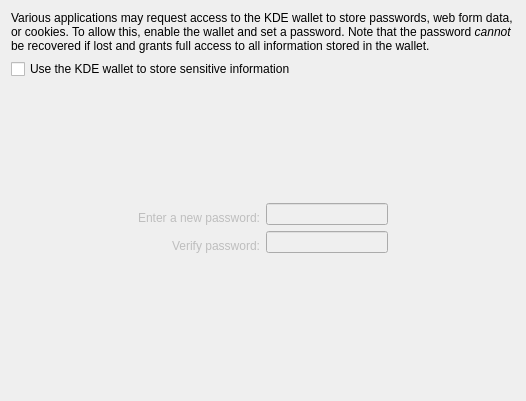
<ui version="4.0" >
 <class>KWalletWizardPagePassword</class>
 <widget class="QWidget" name="KWalletWizardPagePassword" >
  <property name="geometry" >
   <rect>
    <x>0</x>
    <y>0</y>
    <width>526</width>
    <height>401</height>
   </rect>
  </property>
  <layout class="QGridLayout" >
   <item row="0" column="0" colspan="4" >
    <widget class="QLabel" name="textLabel3" >
     <property name="text" >
      <string>Various applications may request access to the KDE wallet to store passwords, web form data, or cookies. To allow this, enable the wallet and set a password. Note that the password &lt;i>cannot&lt;/i> be recovered if lost and grants full access to all information stored in the wallet.</string>
     </property>
     <property name="textFormat" >
      <enum>Qt::RichText</enum>
     </property>
     <property name="wordWrap" >
      <bool>true</bool>
     </property>
    </widget>
   </item>
   <item row="1" column="0" colspan="4" >
    <widget class="QCheckBox" name="_useWallet" >
     <property name="text" >
      <string>Use the KDE wallet to store sensitive information</string>
     </property>
    </widget>
   </item>
   <item row="2" column="1" colspan="2" >
    <spacer>
     <property name="orientation" >
      <enum>Qt::Vertical</enum>
     </property>
     <property name="sizeType" >
      <enum>QSizePolicy::Expanding</enum>
     </property>
     <property name="sizeHint" >
      <size>
       <width>21</width>
       <height>51</height>
      </size>
     </property>
    </spacer>
   </item>
   <item row="3" column="0" >
    <spacer>
     <property name="orientation" >
      <enum>Qt::Horizontal</enum>
     </property>
     <property name="sizeType" >
      <enum>QSizePolicy::Expanding</enum>
     </property>
     <property name="sizeHint" >
      <size>
       <width>111</width>
       <height>31</height>
      </size>
     </property>
    </spacer>
   </item>
   <item row="3" column="1" >
    <layout class="QVBoxLayout" >
     <property name="spacing" >
      <number>6</number>
     </property>
     <property name="leftMargin" >
      <number>0</number>
     </property>
     <property name="topMargin" >
      <number>0</number>
     </property>
     <property name="rightMargin" >
      <number>0</number>
     </property>
     <property name="bottomMargin" >
      <number>0</number>
     </property>
     <item>
      <widget class="QLabel" name="textLabel1_3" >
       <property name="enabled" >
        <bool>false</bool>
       </property>
       <property name="text" >
        <string>Enter a new password:</string>
       </property>
       <property name="alignment" >
        <set>Qt::AlignAbsolute|Qt::AlignBottom|Qt::AlignCenter|Qt::AlignHCenter|Qt::AlignHorizontal_Mask|Qt::AlignJustify|Qt::AlignLeading|Qt::AlignLeft|Qt::AlignRight|Qt::AlignTop|Qt::AlignTrailing|Qt::AlignVCenter|Qt::AlignVertical_Mask</set>
       </property>
       <property name="buddy" >
        <cstring>_pass1</cstring>
       </property>
      </widget>
     </item>
     <item>
      <widget class="QLabel" name="textLabel2_3" >
       <property name="enabled" >
        <bool>false</bool>
       </property>
       <property name="text" >
        <string>Verify password:</string>
       </property>
       <property name="alignment" >
        <set>Qt::AlignAbsolute|Qt::AlignBottom|Qt::AlignCenter|Qt::AlignHCenter|Qt::AlignHorizontal_Mask|Qt::AlignJustify|Qt::AlignLeading|Qt::AlignLeft|Qt::AlignRight|Qt::AlignTop|Qt::AlignTrailing|Qt::AlignVCenter|Qt::AlignVertical_Mask</set>
       </property>
       <property name="buddy" >
        <cstring>_pass2</cstring>
       </property>
      </widget>
     </item>
    </layout>
   </item>
   <item row="3" column="2" >
    <layout class="QVBoxLayout" >
     <property name="spacing" >
      <number>6</number>
     </property>
     <property name="leftMargin" >
      <number>0</number>
     </property>
     <property name="topMargin" >
      <number>0</number>
     </property>
     <property name="rightMargin" >
      <number>0</number>
     </property>
     <property name="bottomMargin" >
      <number>0</number>
     </property>
     <item>
      <widget class="QLineEdit" name="_pass1" >
       <property name="enabled" >
        <bool>false</bool>
       </property>
       <property name="echoMode" >
        <enum>QLineEdit::Password</enum>
       </property>
      </widget>
     </item>
     <item>
      <widget class="QLineEdit" name="_pass2" >
       <property name="enabled" >
        <bool>false</bool>
       </property>
       <property name="echoMode" >
        <enum>QLineEdit::Password</enum>
       </property>
      </widget>
     </item>
    </layout>
   </item>
   <item row="3" column="3" >
    <spacer>
     <property name="orientation" >
      <enum>Qt::Horizontal</enum>
     </property>
     <property name="sizeType" >
      <enum>QSizePolicy::Expanding</enum>
     </property>
     <property name="sizeHint" >
      <size>
       <width>101</width>
       <height>21</height>
      </size>
     </property>
    </spacer>
   </item>
   <item row="4" column="1" colspan="2" >
    <spacer>
     <property name="orientation" >
      <enum>Qt::Vertical</enum>
     </property>
     <property name="sizeType" >
      <enum>QSizePolicy::Expanding</enum>
     </property>
     <property name="sizeHint" >
      <size>
       <width>21</width>
       <height>70</height>
      </size>
     </property>
    </spacer>
   </item>
   <item row="5" column="0" colspan="4" >
    <widget class="QLabel" name="_matchLabel" >
     <property name="text" >
      <string/>
     </property>
     <property name="alignment" >
      <set>Qt::AlignAbsolute|Qt::AlignBottom|Qt::AlignCenter|Qt::AlignHCenter|Qt::AlignHorizontal_Mask|Qt::AlignJustify|Qt::AlignLeading|Qt::AlignLeft|Qt::AlignRight|Qt::AlignTop|Qt::AlignTrailing|Qt::AlignVCenter|Qt::AlignVertical_Mask</set>
     </property>
    </widget>
   </item>
  </layout>
 </widget>
 <resources/>
 <connections>
  <connection>
   <sender>_useWallet</sender>
   <signal>toggled(bool)</signal>
   <receiver>textLabel1_3</receiver>
   <slot>setEnabled(bool)</slot>
   <hints>
    <hint type="sourcelabel" >
     <x>108</x>
     <y>119</y>
    </hint>
    <hint type="destinationlabel" >
     <x>217</x>
     <y>226</y>
    </hint>
   </hints>
  </connection>
  <connection>
   <sender>_useWallet</sender>
   <signal>toggled(bool)</signal>
   <receiver>_pass1</receiver>
   <slot>setEnabled(bool)</slot>
   <hints>
    <hint type="sourcelabel" >
     <x>455</x>
     <y>125</y>
    </hint>
    <hint type="destinationlabel" >
     <x>394</x>
     <y>226</y>
    </hint>
   </hints>
  </connection>
  <connection>
   <sender>_useWallet</sender>
   <signal>toggled(bool)</signal>
   <receiver>textLabel2_3</receiver>
   <slot>setEnabled(bool)</slot>
   <hints>
    <hint type="sourcelabel" >
     <x>60</x>
     <y>120</y>
    </hint>
    <hint type="destinationlabel" >
     <x>131</x>
     <y>257</y>
    </hint>
   </hints>
  </connection>
  <connection>
   <sender>_useWallet</sender>
   <signal>toggled(bool)</signal>
   <receiver>_pass2</receiver>
   <slot>setEnabled(bool)</slot>
   <hints>
    <hint type="sourcelabel" >
     <x>487</x>
     <y>124</y>
    </hint>
    <hint type="destinationlabel" >
     <x>371</x>
     <y>257</y>
    </hint>
   </hints>
  </connection>
  <connection>
   <sender>_useWallet</sender>
   <signal>clicked()</signal>
   <receiver>_pass1</receiver>
   <slot>setFocus()</slot>
   <hints>
    <hint type="sourcelabel" >
     <x>259</x>
     <y>119</y>
    </hint>
    <hint type="destinationlabel" >
     <x>269</x>
     <y>237</y>
    </hint>
   </hints>
  </connection>
 </connections>
</ui>
